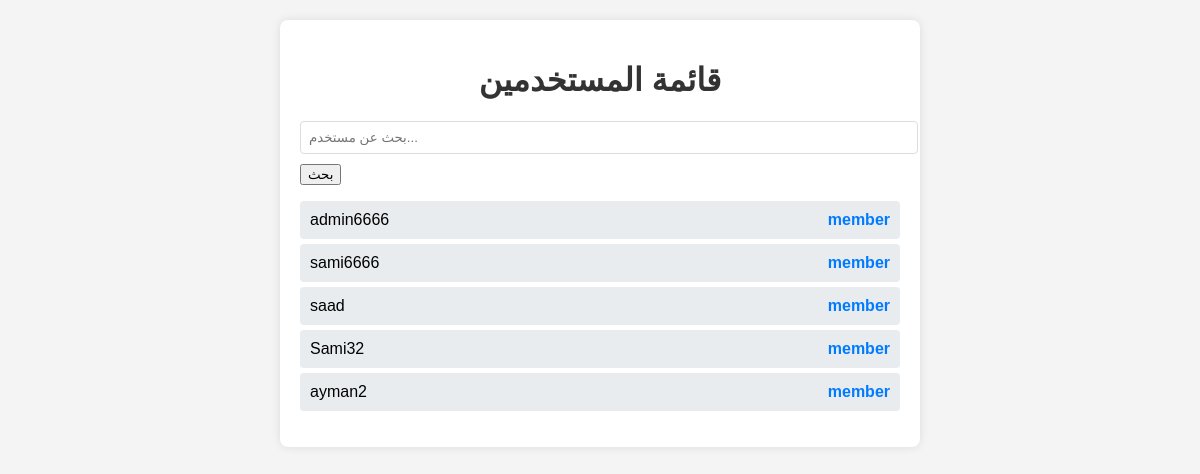
The app's page /users/list/ (signed in), older data.
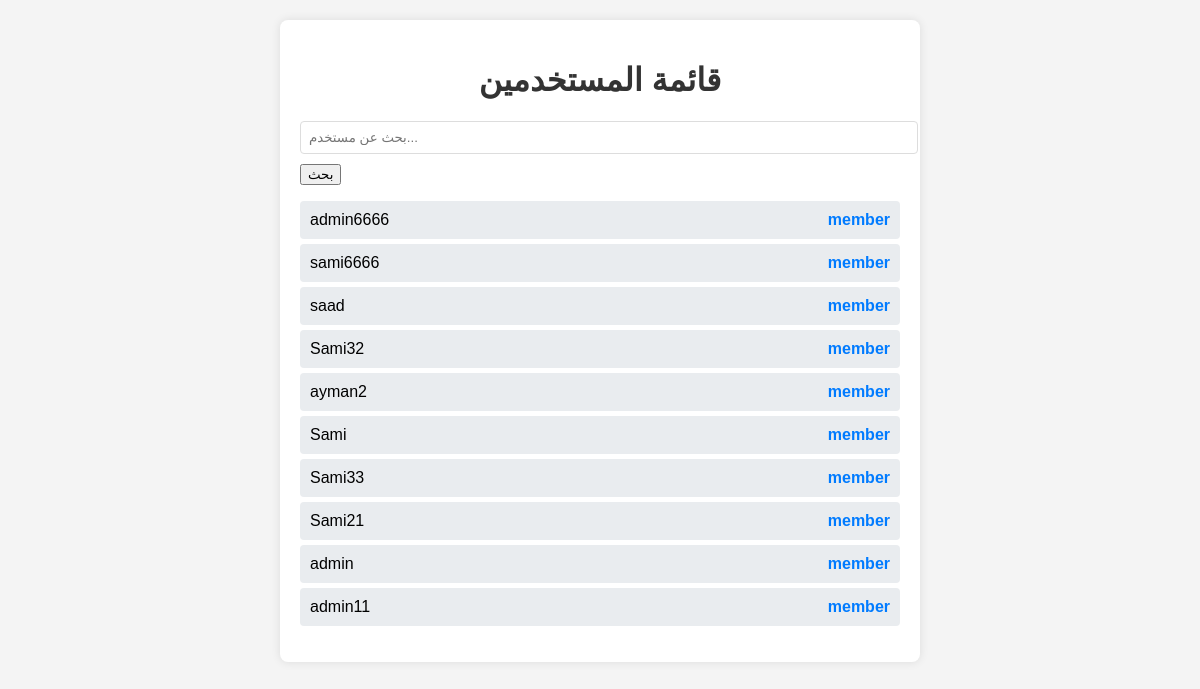
The same page, newer data.
### users/models.py (models this page shows, shortened)
class CustomUser(AbstractUser):
    phone_regex = RegexValidator(
        regex=r'^05\d{8}$',
        message="Phone number must start with 05 and be exactly 10 digits."
    )
    phone_number = models.CharField(
        max_length=10,
        unique=True,
        validators=[phone_regex],
        help_text="Phone number must start with 05 and contain exactly 10 digits."
    )
    ROLE_CHOICES = [
        ('member', 'Member'),
        ('expert', 'Expert')
    ]
    role = models.CharField(
        max_length=10,
        choices=ROLE_CHOICES,
        default='member'
    )
    profile_image = models.ImageField(
        upload_to='profile_pics/',
        default='profile_pics/p.png',
        blank=True,
        null=True
    )
    short_bio = models.CharField(
        max_length=15,
        blank=True,
        help_text="Short description (e.g., AI Expert, UI Guru)."
    )
    full_bio = models.TextField(
        blank=True,
        help_text="Detailed biography or personal summary."
    )
    groups = models.ManyToManyField(
        'auth.Group',
        related_name='custom_user_groups',
        blank=True
    )
    user_permissions = models.ManyToManyField(
        'auth.Permission',
        related_name='custom_user_permissions',
        blank=True
    )

### users/views.py (the view)
# urls.py: path('list/', users_list, name='users_list'),
@login_required
def users_list(request):
    if request.user.role != 'expert':
        return render(request, 'error.html', {'message': 'ليس لديك صلاحية لرؤية قائمة المستخدمين'})
    query = request.GET.get('search', '')
    users = CustomUser.objects.exclude(role='expert')  # منع الخبراء من رؤية خبراء آخرين
    if query:
        users = users.filter(username__icontains=query)
    return render(request, 'users_list.html', {'users': users, 'query': query})

### templates/users_list.html (shortened to what this page needs)
<!DOCTYPE html>
<html lang="ar">
<head>
</head>
<body>
    <div class="container">
        <h1>قائمة المستخدمين</h1>
        <form method="GET">
            <input type="text" name="search" class="search-box" placeholder="بحث عن مستخدم..." value="{{ query }}">
            <button type="submit">بحث</button>
        </form>
        <ul class="user-list">
            {% for user in users %}
                <li class="user-item">
                    <span>{{ user.username }}</span>
                    <span class="role">{{ user.role }}</span>
                </li>
            {% endfor %}
        </ul>
    </div>
</body>
</html>

Row changes from the older to the newer data that the page shows:
added CustomUser: username "Sami", role "member"
added CustomUser: username "Sami33", role "member"
added CustomUser: username "Sami21", role "member"
added CustomUser: username "admin", role "member"
added CustomUser: username "admin11", role "member"
